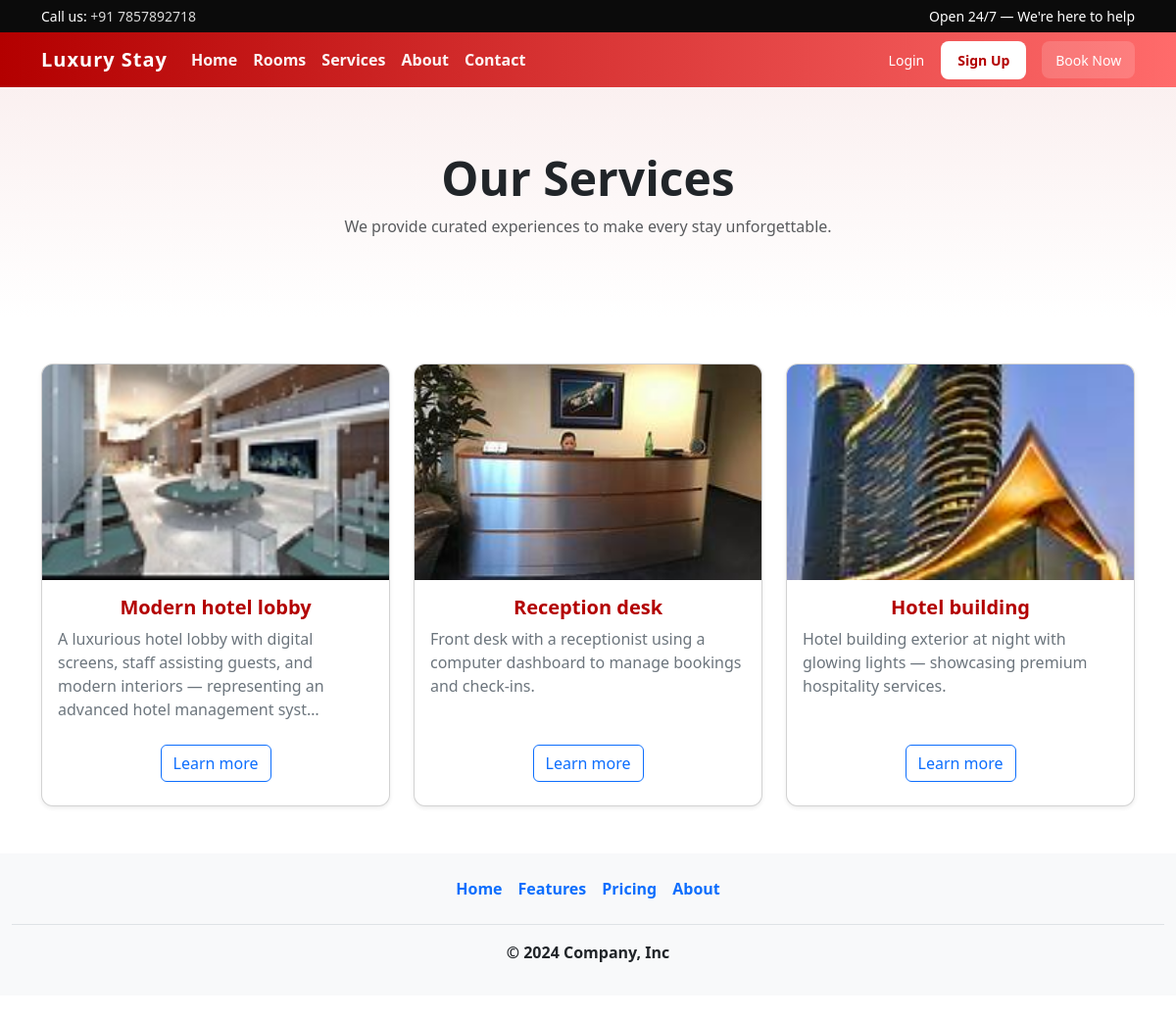
The page /Services/ on the database its author committed.
### service/models.py (models this page shows)
class service(models.Model):
 image=models.ImageField()
 header=models.CharField(max_length=200)
 des=models.CharField(max_length=400)

### service/views.py (the view)
# urls.py: path('Services/',Services)
def Services(request):
    servi=service.objects.all()
    return render(request,'Services.html',{"service":servi})

### templates/Services.html (shortened to what this page needs)
{%load static%} {%include 'Header.html'%}
<!DOCTYPE html>
<html lang="en">
  <head>
    <link href="https://cdn.jsdelivr.net/npm/bootstrap@5.3.0/dist/css/bootstrap.min.css" rel="stylesheet">
    <link rel="stylesheet" href="{% static 'css/style.css' %}">
  </head>
  <body>
    <div class="services-hero">
      <div class="container">
        <h1 class="display-5 fw-bold">Our Services</h1>
        <p class="text-muted mt-2">We provide curated experiences to make every stay unforgettable.</p>
      </div>
    </div>
    <div class="container mt-5">
      <div class="row">
        {% for c in service%}
        <div class="col-md-4 mb-4">
          <div class="card service-card shadow-sm h-100">
            <img src="/media/{{ c.image }}" class="service-img" alt="{{ c.header }}" />
            <div class="card-body">
              <h5 class="card-title service-title">{{ c.header }}</h5>
              <p class="card-text service-desc">{{ c.des|truncatechars:140 }}</p>
            </div>
            <div class="card-footer bg-transparent border-top-0 text-center mb-3">
              <a href="#" class="btn btn-outline-primary">Learn more</a>
            </div>
          </div>
        </div>
        {%endfor%}
        </div>
      </div>
  </body>
</html>
{%include 'Footer.html'%}

### static/css/style.css (style rules this page uses)
:root { --brand: #b30000; --accent: #ff6b6b; --muted: #6c757d; --card-shadow: 0 8px 24px rgba(0, 0, 0, 0.12); }
.service-card { border-radius: 12px; overflow: hidden; transition: transform 0.28s ease, box-shadow 0.28s ease; }
.service-card img { width: 100%; height: 220px; object-fit: cover; display: block; }
.service-title { font-weight: 700; color: var(--brand); }
.service-desc { color: var(--muted); }

### templates/Services.html (style rules this page uses)
body { background-color: #f8f9fa; }
.services-hero { padding:4rem 0; text-align:center; background:linear-gradient(180deg, rgba(179,0,0,0.06), rgba(255,255,255,0.02)); }
.service-card .card-body { min-height:130px }
.service-card h5 { text-align:center; font-weight:800; color:var(--brand); }
.service-img { height:240px; object-fit:cover; display:block; width:100%; }

### rows shown on the page
service: image (picture), header "Modern hotel lobby", des "A luxurious hotel lobby with digital screens, staff assisting guests, and modern interiors — representing an advanced hotel management syst…"
service: image (picture), header "Reception desk", des "Front desk with a receptionist using a computer dashboard to manage bookings and check-ins."
service: image (picture), header "Hotel building", des "Hotel building exterior at night with glowing lights — showcasing premium hospitality services."
